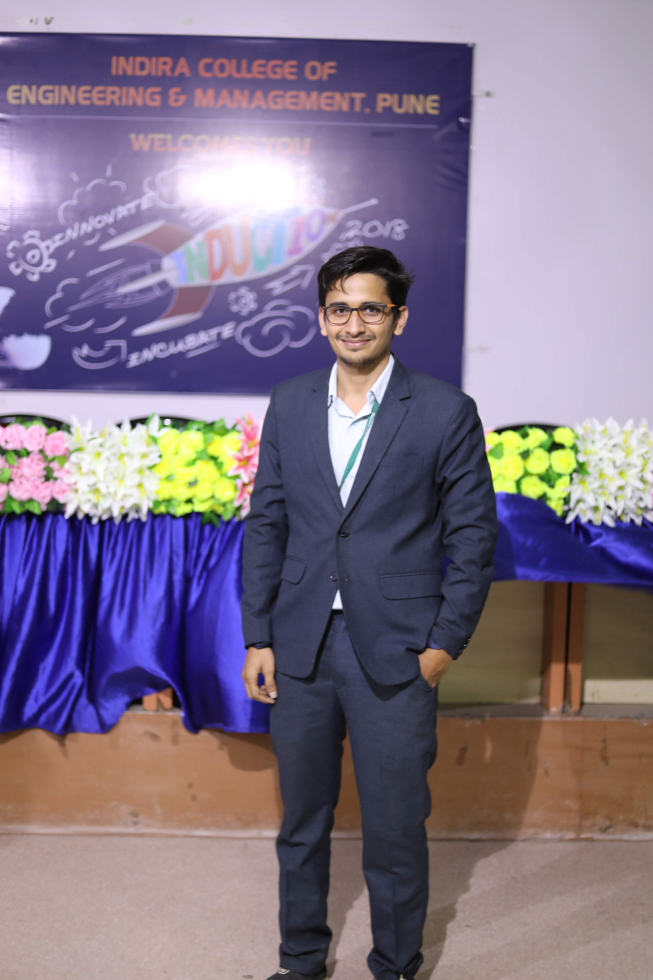
#> input picture body_detection/img/test_1.JPG, 3265 x 4898 px (shown at 1/5 size)
$ python human_detection.py --images img
#> lines starting #> are read from the running program, lines starting #| are printed output that depends on the picture; after the words box and inside, x2 and y2 are one past the last pixel; in counts of white or black regions, pixels touching at a corner belong together
# import the necessary packages
from __future__ import print_function
from imutils.object_detection import non_max_suppression
from imutils import paths
import numpy as np
import argparse
import imutils
import cv2

# construct the argument parse and parse the arguments
ap = argparse.ArgumentParser()
ap.add_argument("-i", "--images", required=True, help="path to images directory")
args = vars(ap.parse_args())

# initialize the HOG descriptor/person detector
hog = cv2.HOGDescriptor()
hog.setSVMDetector(cv2.HOGDescriptor_getDefaultPeopleDetector())

# loop over the image paths
for imagePath in paths.list_images(args["images"]):
    # load the image and resize it to (1) reduce detection time
    # and (2) improve detection accuracy
    image = cv2.imread(imagePath)
#> image is the input picture: shape (4898, 3265, 3); mean B, G, R 136.5, 116.9, 129.7
    image = imutils.resize(image, width=min(400, image.shape[1]))
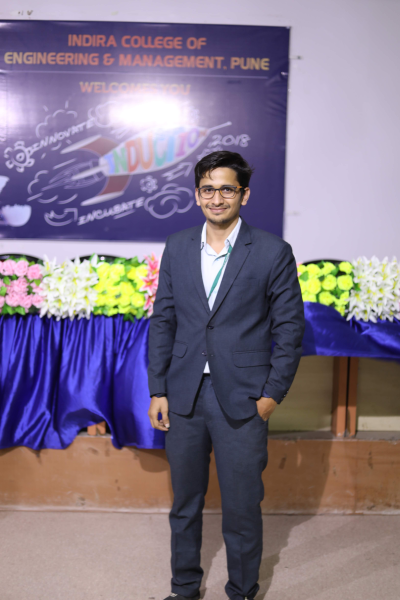
#> image: shape (600, 400, 3); mean B, G, R 136.5, 116.9, 129.7
    orig = image.copy()
    # detect people in the image
    (rects, weights) = hog.detectMultiScale(image, winStride=(4, 4),
                                            padding=(8, 8), scale=1.05)
#> rects = [[0, 264, 100, 218], [235, 222, 104, 208], [68, 252, 118, 236], [128, 316, 119, 238]]; weights = [1.28, 0.21, 0.141, 0.0613]
    # draw the original bounding boxes
    for (x, y, w, h) in rects:
        cv2.rectangle(orig, (x, y), (x + w, y + h), (0, 0, 255), 2)
#> this loop made 4 passes
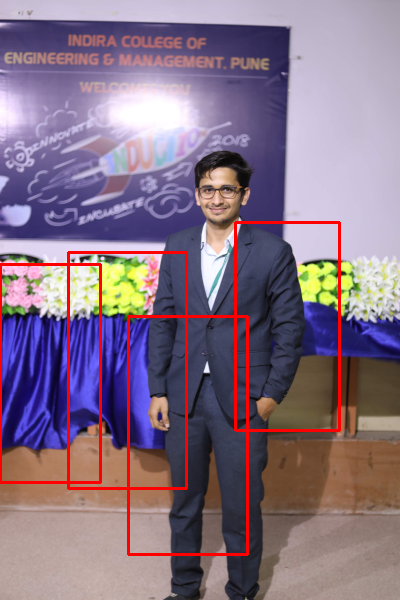
#> orig: shape (600, 400, 3); 3.23% of pixels changed, all inside (x1, y1, x2, y2) = (0, 221, 341, 556)
    # apply non-maxima suppression to the bounding boxes using a
    # fairly large overlap threshold to try to maintain overlapping
    # boxes that are still people
    rects = np.array([[x, y, x + w, y + h] for (x, y, w, h) in rects])
#> rects = [[0, 264, 100, 482], [235, 222, 339, 430], [68, 252, 186, 488], [128, 316, 247, 554]]
    pick = non_max_suppression(rects, probs=None, overlapThresh=0.65)
#> pick = [[128, 316, 247, 554], [68, 252, 186, 488], [0, 264, 100, 482], [235, 222, 339, 430]]
    # draw the final bounding boxes
    for (xA, yA, xB, yB) in pick:
        cv2.rectangle(image, (xA, yA), (xB, yB), (0, 255, 0), 2)
#> this loop made 4 passes
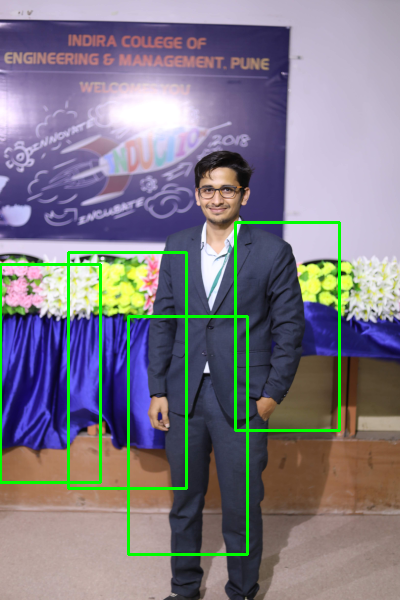
#> image: shape (600, 400, 3); 3.23% of pixels changed, all inside (x1, y1, x2, y2) = (0, 221, 341, 556)
    # show some information on the number of bounding boxes
    filename = imagePath[imagePath.rfind("/") + 1:]
    print("[INFO] {}: {} original boxes, {} after suppression".format(
        filename, len(rects), len(pick)))
#| [INFO] test_1.JPG: 4 original boxes, 4 after suppression
    # show the output images
    cv2.imshow("Before NMS", orig)
    cv2.imshow("After NMS", image)
    cv2.waitKey(0)
#> pass 2 of the loop `for imagePath in paths.list_images(args["images"]):`:
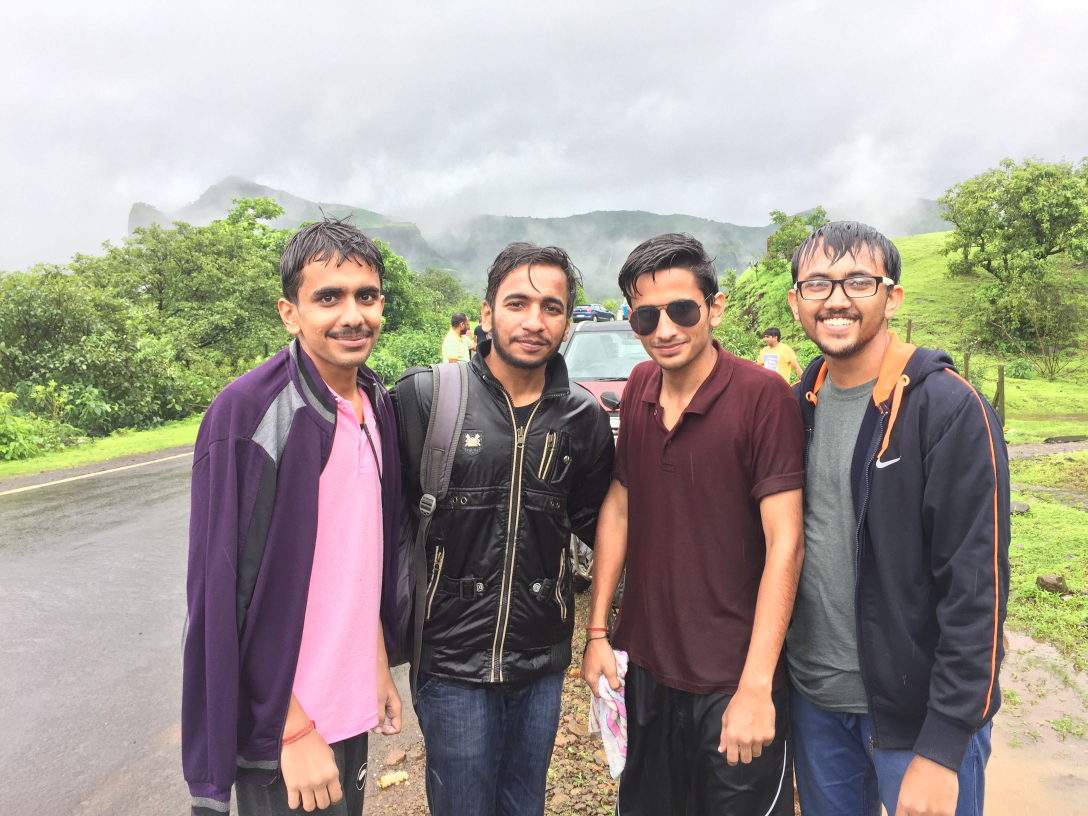
#> input picture body_detection/img/test_2.JPG, 3264 x 2448 px (shown at 1/3 size)
#> image is the input picture: shape (2448, 3264, 3); mean B, G, R 146.6, 155, 162.1
#> `(rects, weights) = hog.detectMultiScale(image, winStride=(4, 4), paddi..`: rects = [[56, 97, 90, 179], [193, 67, 107, 215]]; weights = [0.413, 0.357]
#> the loop `for (x, y, w, h) in rects:` made 2 passes
#> after the loop `for (x, y, w, h) in rects:`:
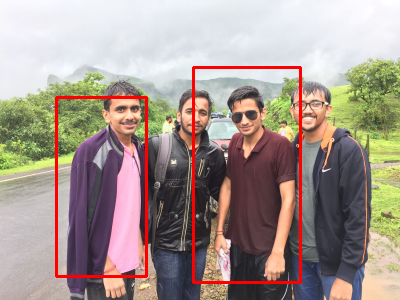
#> orig: shape (300, 400, 3); mean B, G, R 143.1, 151.2, 165.6
#> `rects = np.array([[x, y, x + w, y + h] for (x, y, w, h) in rects])`: rects = [[56, 97, 146, 276], [193, 67, 300, 282]]
#> pick = [[193, 67, 300, 282], [56, 97, 146, 276]]
#> the loop `for (xA, yA, xB, yB) in pick:` made 2 passes
#> after the loop `for (xA, yA, xB, yB) in pick:`:
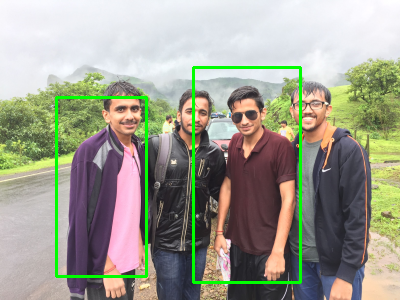
#> image: shape (300, 400, 3); mean B, G, R 143.1, 158.7, 158
#| [INFO] test_2.JPG: 2 original boxes, 2 after suppression
